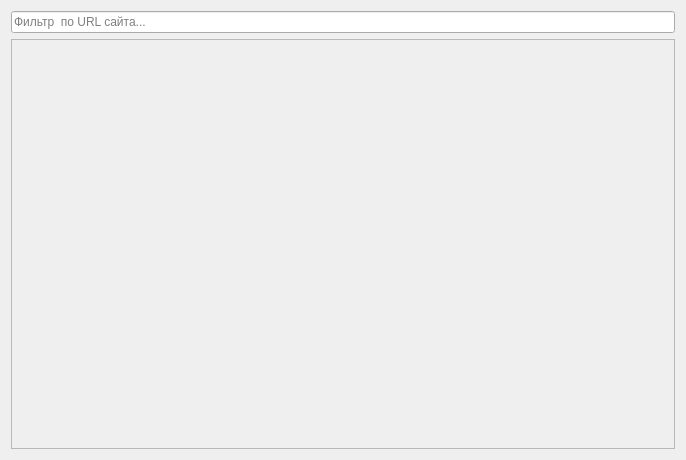
<?xml version="1.0" encoding="UTF-8"?>
<ui version="4.0">
 <class>DataWindow</class>
 <widget class="QDialog" name="DataWindow">
  <property name="geometry">
   <rect>
    <x>0</x>
    <y>0</y>
    <width>686</width>
    <height>460</height>
   </rect>
  </property>
  <property name="windowTitle">
   <string>Менеджер паролей</string>
  </property>
  <layout class="QGridLayout" name="gridLayout">
   <item row="0" column="0">
    <widget class="QLineEdit" name="filterEdit">
     <property name="text">
      <string/>
     </property>
     <property name="placeholderText">
      <string>Фильтр  по URL сайта...</string>
     </property>
     <property name="clearButtonEnabled">
      <bool>true</bool>
     </property>
    </widget>
   </item>
   <item row="1" column="0">
    <widget class="QScrollArea" name="scrollArea">
     <property name="widgetResizable">
      <bool>true</bool>
     </property>
     <widget class="QWidget" name="scrollAreaWidgetContents">
      <property name="geometry">
       <rect>
        <x>0</x>
        <y>0</y>
        <width>660</width>
        <height>403</height>
       </rect>
      </property>
     </widget>
    </widget>
   </item>
  </layout>
 </widget>
 <resources/>
 <connections/>
</ui>
